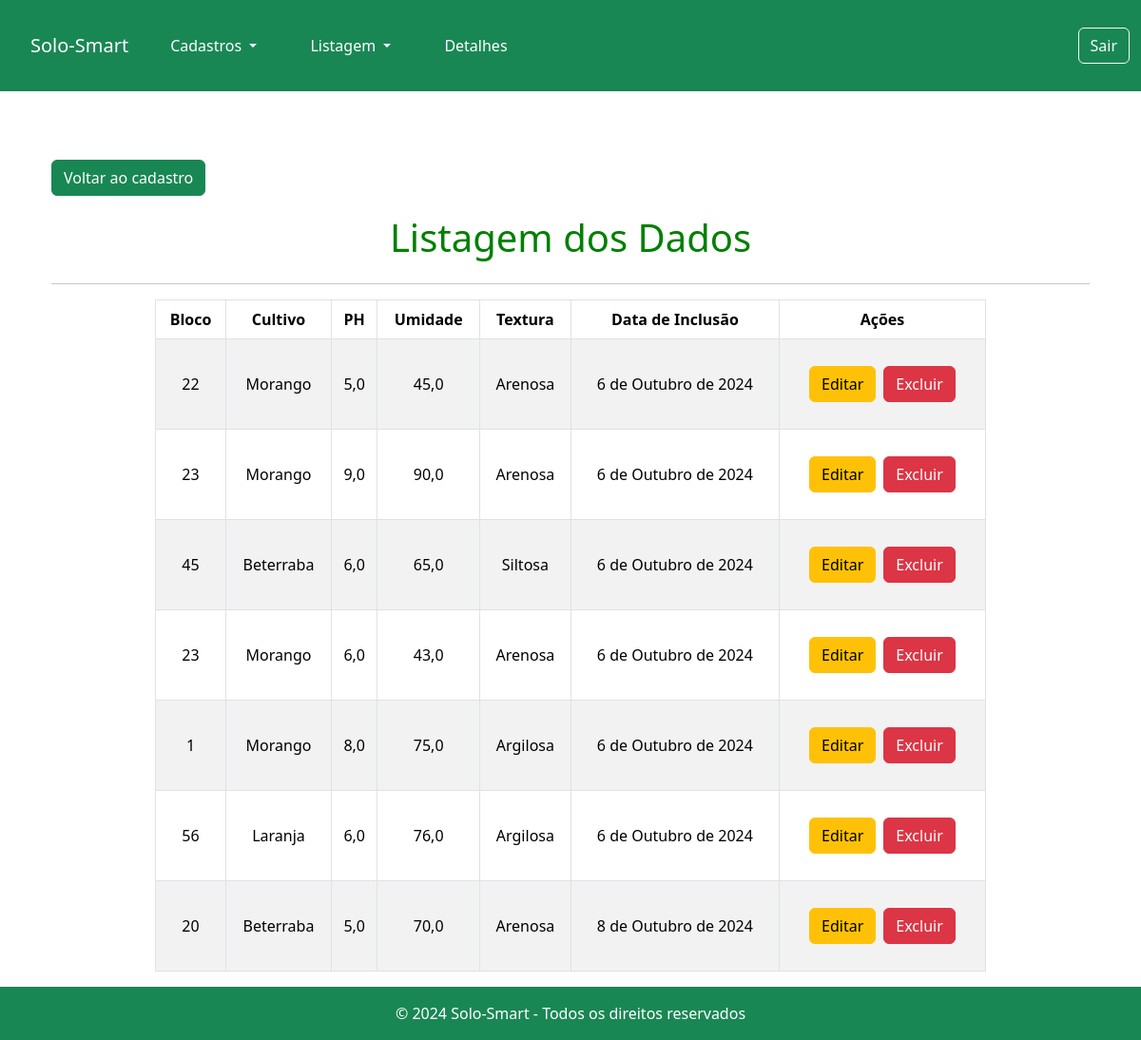
/listagem_dados/ (signed in), run on an earlier commit of the app's database.
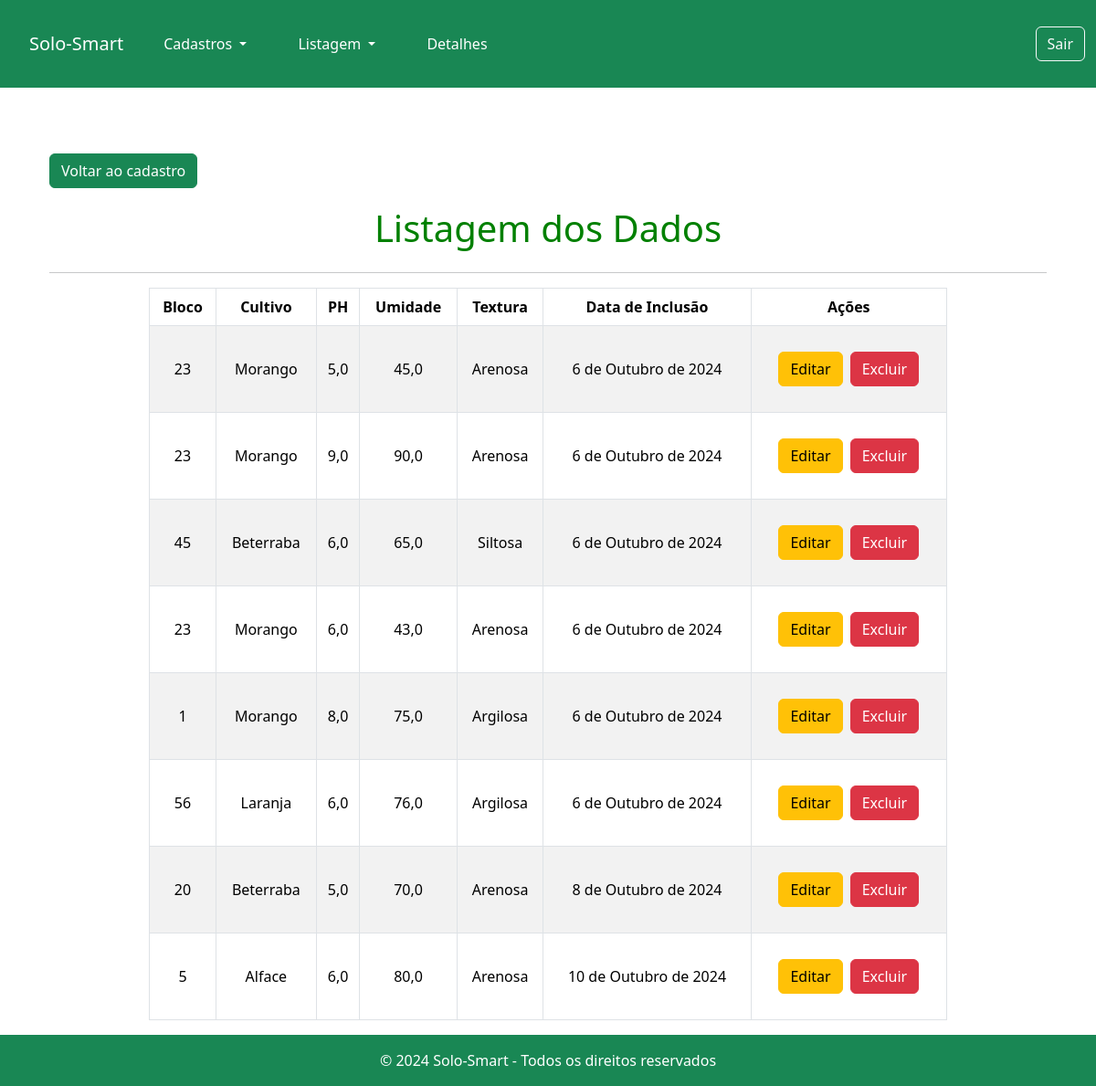
And on a later commit of the database.
### app_fazenda/models.py (models this page shows)
class Dados(models.Model):
    id = models.AutoField(primary_key=True)
    bloco = models.IntegerField()
    cultivo = models.TextField(max_length=255)
    ph = models.FloatField()
    umidade = models.FloatField()
    textura = models.TextField(max_length=255)
    data = models.DateField(auto_now_add=True)
    usuario = models.ForeignKey(get_user_model(), on_delete=models.CASCADE)

### app_fazenda/views.py (the view)
# urls.py: path('listagem_dados/', views.listagem, name='listagem_dados'),
@login_required
def listagem(request):
    if request.method == 'POST':
        form = DadosForm(request.POST)
        if form.is_valid():
            dados_instance = form.save(commit=False)  # Não salva ainda
            dados_instance.usuario = request.user  # Define o usuário
            dados_instance.save()  # Agora salva
            return redirect('listagem_dados')
        else:
            print(form.errors)  # Verificar quais erros estão presentes
            return render(request, 'dados/cadastro.html', {'form': form})
    else:
        form = DadosForm()
    dados = {
        'dados': Dados.objects.filter(usuario=request.user),  # Filtra pelos dados do usuário
        'form': form
    }
    return render(request, 'dados/listagem.html', dados)

### app_fazenda/templates/dados/listagem.html (shortened to what this page needs)
{% extends 'base.html' %}
{% block content %}
<div class="container mt-5">
    <a style="margin: 0;" href="{% url 'cadastro_dados' %} " class="btn btn-success">Voltar ao cadastro</a>
    <h1 class="mb-4 text-center">Listagem dos Dados</h1>
    <hr>
    <div id="div-lista" class="table-responsive">
        <table class="table table-bordered table-striped text-center align-middle" id="lista-dados">
            <thead class="bg-success text-white">
                <tr>
                    <th>Bloco</th>
                    <th>Cultivo</th>
                    <th>PH</th>
                    <th>Umidade</th>
                    <th>Textura</th>
                    <th>Data de Inclusão</th>
                    <th>Ações</th>
                </tr>
            </thead>
            <tbody>
                {% for dado in dados %}
                <tr>
                    <td>{{ dado.bloco }}</td>
                    <td>{{ dado.cultivo }}</td>
                    <td>{{ dado.ph }}</td>
                    <td>{{ dado.umidade }}</td>
                    <td>{{ dado.textura }}</td>
                    <td>{{ dado.data }}</td>
                    <td>
                        <div class="d-flex justify-content-center">
                            <a href="{% url 'editar_dados' dado.pk %}" class="btn btn-warning mx-1">Editar</a>
                            <a href="{% url 'excluir_dados' dado.pk %}" class="btn btn-danger mx-1">Excluir</a>
                        </div>
                    </td>
                </tr>
                {% endfor %}
            </tbody>
        </table>
    </div>
</div>
{% endblock %}

What changed in the data, as far as the page shows it:
changed Dados (number 1 of 8 on the later page): bloco "22" → "23"
added Dados: bloco "5", cultivo "Alface", ph "6,0", umidade "80,0", textura "Arenosa", data "10 de Outubro de 2024"
